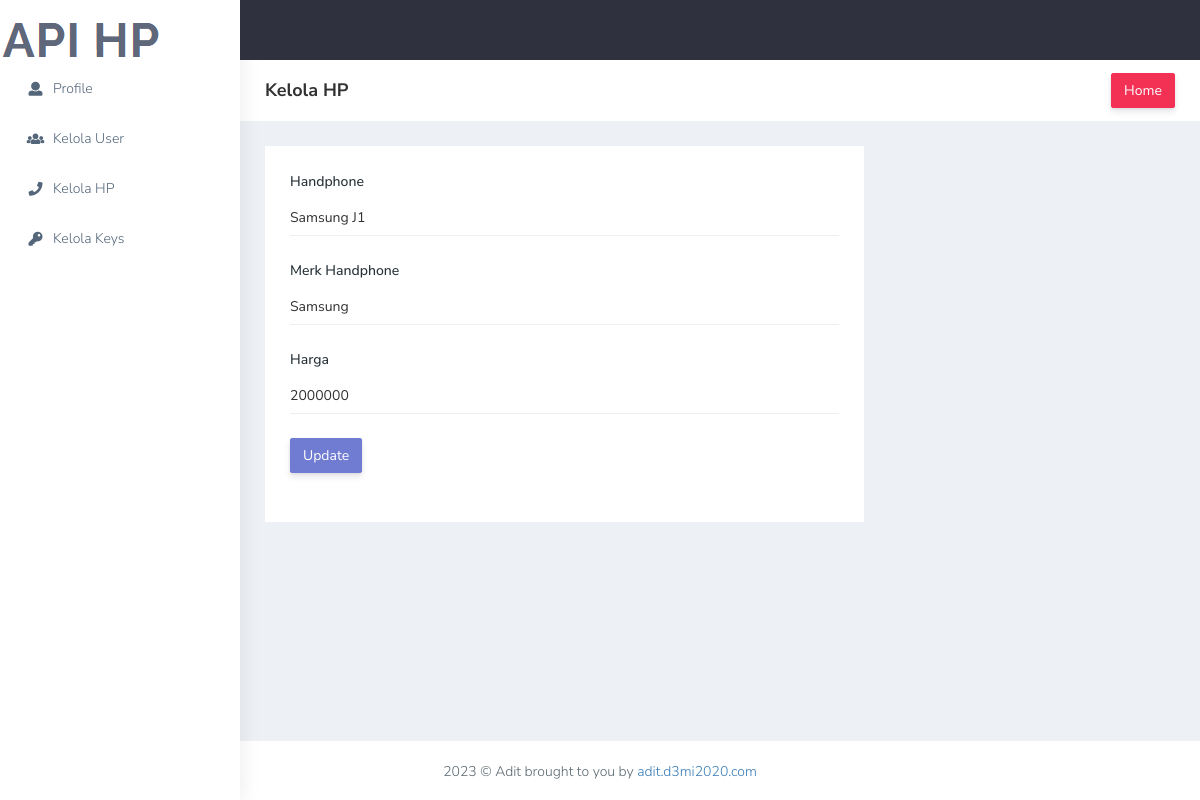
Screenshot of /index.php/KHp/update/2 with the database file from the repository.
### tables this page shows
CREATE TABLE `hp` (
  `id` int(11) NOT NULL,
  `handphone` varchar(150) NOT NULL,
  `merk_hp` varchar(150) NOT NULL,
  `harga` int(150) NOT NULL
);

### application/controllers/KHp.php (called while the page is built, shortened)
<?php
class KHp extends CI_Controller
{
    function __construct()
    {
        $this->load->model('MKHp');
        $this->load->library('form_validation');
    }
    public function update($id)
    {
        $row = $this->MKHp->get_by_id($id);
        if ($row) {
            $data = array(
                'button' => 'Update',
                'action' => site_url('KHp/update_action'),
		'id' => set_value('id', $row->id),
        'handphone' => set_value('handphone', $row->handphone),
		'merk_hp' => set_value('merk_hp', $row->merk_hp),
		'harga' => set_value('harga', $row->harga),
	    );
            $data['page'] = 'hp/form';
            $this->load->view('admin', $data);
        } else {
            $this->session->set_flashdata('message', 'Record Not Found');
            redirect(site_url('KHp'));
        }
    }
}

### index.php (called while the page is built, shortened)
<?php
require_once BASEPATH.'core/CodeIgniter.php';

### application/models/MKHp.php (called while the page is built, shortened)
<?php
class MKHp extends CI_Model
{
    public $table = 'hp';
    public $id ='id';
    function get_by_id($id)
    {
        $this->db->where($this->id, $id);
        return $this->db->get($this->table)->row();
    }
}

### application/views/hp/form.php (the view, shortened to what this page needs)
<!DOCTYPE html>
<html dir="ltr" lang="en">
<head>
   <link href="css/style.min.css" rel="stylesheet">
</head>
<body>
<div class="page-wrapper">
            <div class="page-breadcrumb bg-white">
                <div class="row align-items-center">
                    <div class="col-lg-3 col-md-4 col-sm-4 col-xs-12">
                        <h4 class="page-title">Kelola HP</h4>
                    </div>
                    <div class="col-lg-9 col-sm-8 col-md-8 col-xs-12">
                        <div class="d-md-flex">
                            <a href="<?php echo site_url()?>/Dashboard"
                                class="btn btn-danger  d-none d-md-block pull-right ms-3 hidden-xs hidden-sm waves-effect waves-light text-white">Home</a>
                        </div>
                    </div>
                </div>
            </div>
            <div class="container-fluid">
                <div class="row">
                    <div class="col-lg-8 col-xlg-9 col-md-12">
                        <div class="card">
                            <div class="card-body">
                                <form class="form-horizontal form-material "  action="<?php echo $action; ?>" method="post">
                                    <div class="form-group mb-4">
                                        <label class="col-md-12 p-0">Handphone</label>
                                        <div class="col-md-12 border-bottom p-0">
                                            <input name="handphone" id="handphone" value="<?php echo $handphone; ?>"
                                                class="form-control p-0 border-0"> </div>
                                    </div>
                                    <div class="form-group mb-4">
                                        <label for="example-email" class="col-md-12 p-0">Merk Handphone</label>
                                        <div class="col-md-12 border-bottom p-0">
                                            <input name="merk_hp" id="merk_hp" value="<?php echo $merk_hp; ?>"
                                                class="form-control p-0 border-0"
                                                >
                                        </div>
                                    </div>
                                    <div class="form-group mb-4">
                                        <label class="col-md-12 p-0">Harga</label>
                                        <div class="col-md-12 border-bottom p-0">
                                            <input type="text" name="harga" id="harga"  value="<?php echo $harga; ?>" class="form-control p-0 border-0">
                                        </div>
                                    </div>
                                    <div class="form-group mb-4">
                                        <div class="col-sm-12">
	                                    <button type="submit" class="btn btn-primary"><?php echo $button ?></button>
                                        </div>
                                    </div>
                                </form>
                            </div>
                        </div>
                    </div>
                </div>
            </div>
        </div>
    </div>
</body>
</html>

### rows the page displays
hp: handphone "Samsung J1", merk_hp "Samsung", harga "2000000"

### other values shown
$button "Update"
